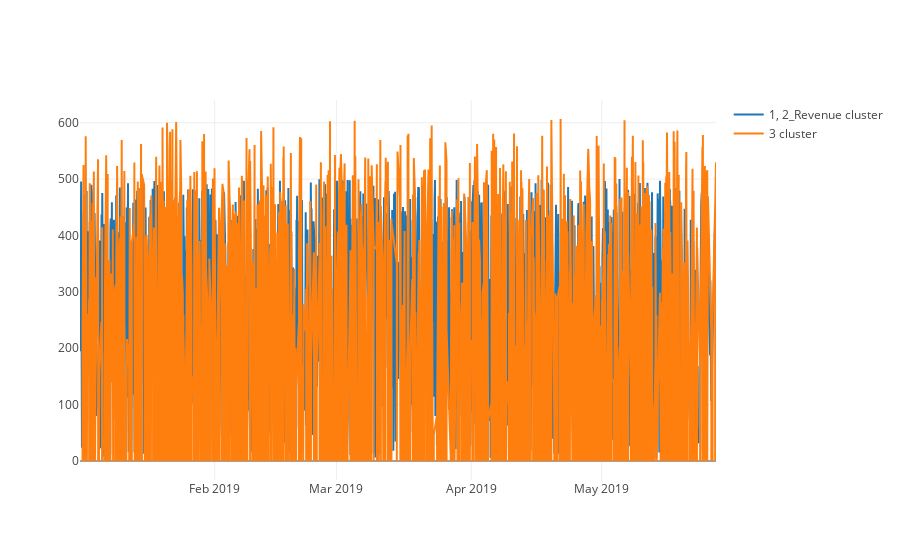

The code cell stored with this chart in its notebook:
### Code cell
plotAmounts(df_filtered)

### Figure 1 — Plotly figure (JSON) as saved in the notebook; plotly's stock layout.template omitted (floating-point values rounded to 4 significant figures; data arrays with more than 128 entries replaced by an {"elided": "..."} marker saying what was removed)
{"data": [{"name": "1, 2_Revenue cluster", "type": "scatter", "uid": "4296e71c-11c0-435a-98b4-20fefbd77784", "x": {"elided": "1879 str values"}, "y": {"elided": "1879 float values"}}, {"name": "3 cluster", "type": "scatter", "uid": "17c99b60-87ee-40b4-bdc5-c2f6d7240837", "x": {"elided": "6800 str values"}, "y": {"elided": "6800 float values"}}], "layout": {"showlegend": true}}
